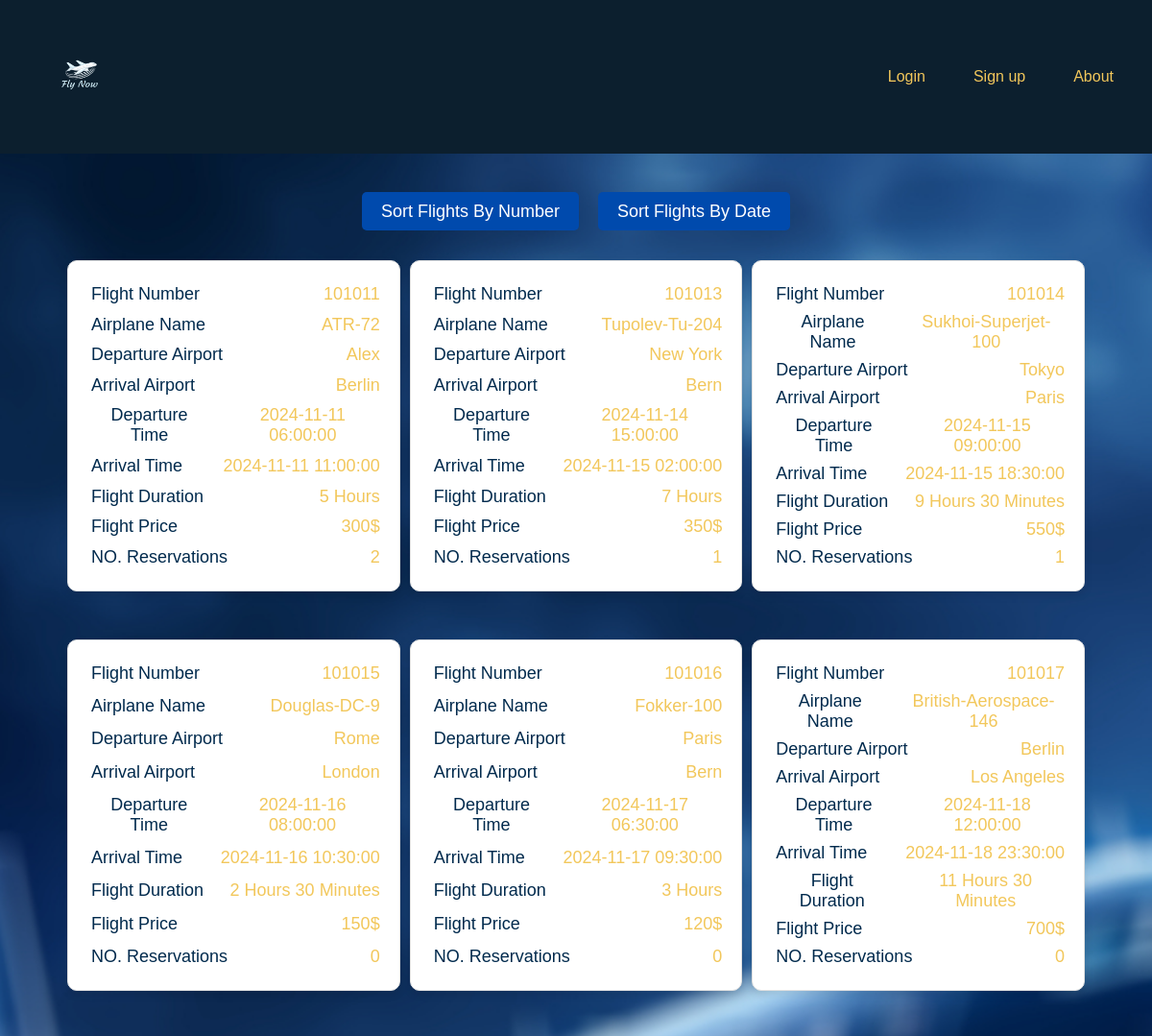
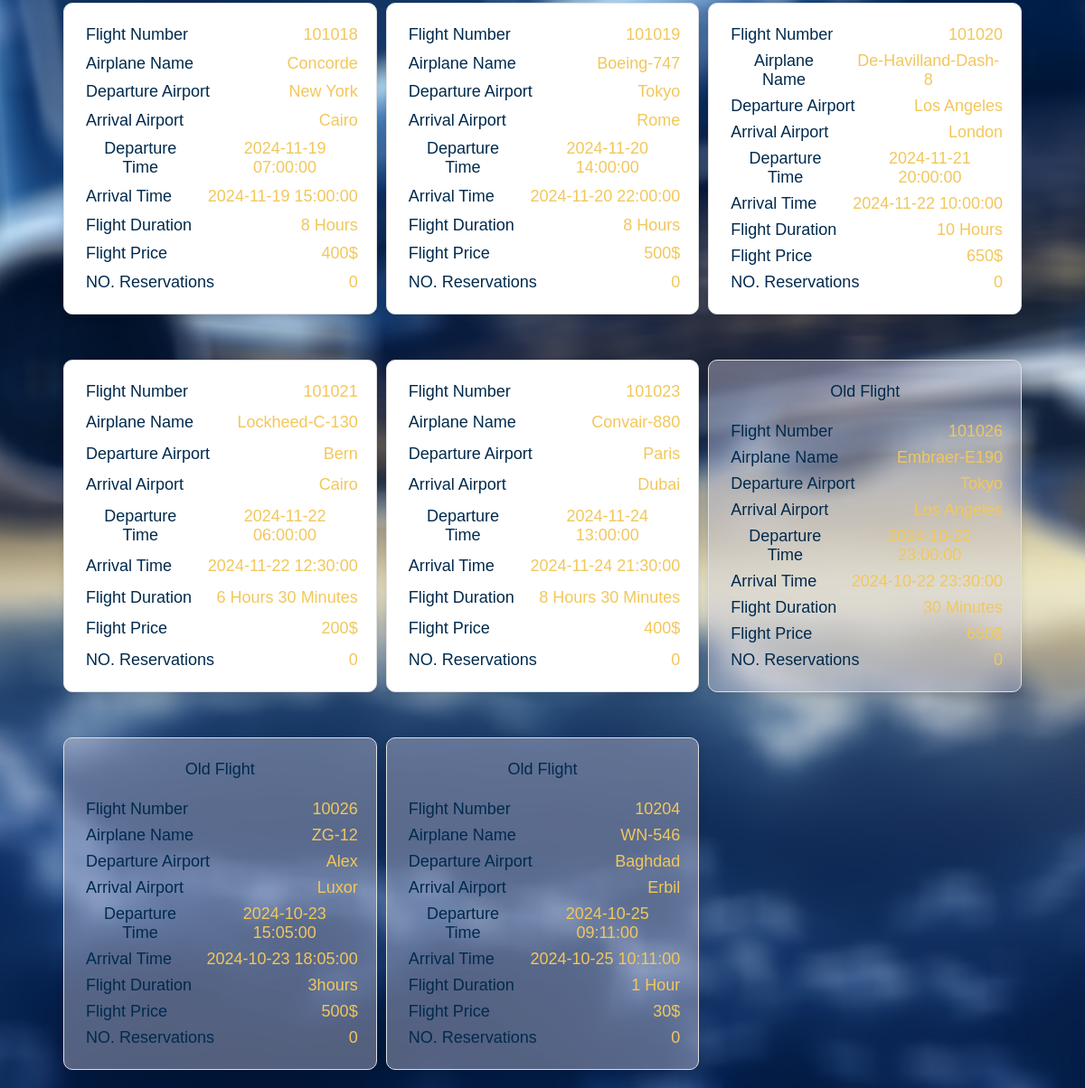
The page / (signed in) on the database its author committed (2 pictures, top to bottom).
### models/flight.py (models this page shows, shortened)
class Flight(db.Model):
    __tablename__ = 'flights'
    id = db.Column(db.Integer, primary_key=True)
    flight_number = db.Column(db.Integer, unique=True)
    airplane_name = db.Column(db.String)
    departure_airport = db.Column(db.String)
    arrival_airport = db.Column(db.String)
    departure_time = db.Column(db.DateTime)
    arrival_time = db.Column(db.DateTime)
    flight_duration = db.Column(db.String)
    flight_capacity = db.Column(db.Integer)
    flight_price = db.Column(db.Integer)
    @property
    def is_old_flight(self):
        return self.departure_time < datetime.now()
    def get_all_flights(user_type, type=None):
        try:
            flights = Flight.query.all()
            if user_type == 1:
                filtered_flights = [flight for flight in flights if not flight.is_old_flight and flight.flight_capacity < 853]
            elif user_type == 2:
                filtered_flights = flights
            else:
                filtered_flights = [flight for flight in flights if not flight.is_old_flight and flight.flight_capacity < 853]
            if type=='1':
                filtered_flights = sorted(filtered_flights, key=lambda flight: flight.flight_number)
            elif type=='2':
                filtered_flights = sorted(filtered_flights, key=lambda flight: flight.departure_time)
            return filtered_flights
        except Exception as e:
            return None

### app.py (the view)
@app.route("/")
def homepage():
    with app.app_context():
        db.create_all()
        if session:
            user_type = session['user_type']
        else:
            user_type = '1'
        all_flights = Flight.get_all_flights(user_type)
        return render_template('home.html', flights=all_flights, search=False)

### templates/Home.html (shortened to what this page needs)
<!DOCTYPE html>
<html lang="en">
  <head>
    <link rel="stylesheet" href="static/styles.css" />
    <link rel="stylesheet" href="static/navbarstyles.css" />
    <link rel="stylesheet" href="https://cdnjs.cloudflare.com/ajax/libs/font-awesome/6.0.0-beta3/css/all.min.css">
  </head>
  <body>
    <div id="nav-bar">
      <img src="static/logo.png" width="120px" alt="fly now" />
      <div>
        <a id="login-tag" class="visible-tag nav-a" href="login">Login</a>
        <a id="signup-tag" class="visible-tag nav-a" href="signup">Sign up</a>
        <a id="about-tag" class=" nav-a" href="about">About</a>
      </div>
    </div>
    <header>
      <h1 id='home-header'>Travel, Discover the world !</h1>
      <form action="/search" method="get">
        <button type="submit" class="search-button">
        </button>
      </form>
    </header>
    <div id='sort-div'>
      <div class="Sort-button">
        <a href="sort?type=1">Sort Flights By Number</a>
      </div>
      <div class="Sort-button">
        <a href="sort?type=2">Sort Flights By Date</a>
      </div>
    </div>
      {% if flights %}
      <div id='content'>
        {% for flight in flights %}
          <div class="flight-card {% if flight.is_old_flight %}old-flight{% endif %}">
            {% if flight.is_old_flight %}
              <div style="align-self:center; padding-bottom: 15px;">
                <p>Old Flight</p>
              </div>
            {% endif %}
            <div class="flight-card-content">
              <p>Flight Number</p>
              <span class="flight-number">{{ flight.flight_number }}</span>
            </div>
            <div class="flight-card-content">
              <p>Airplane Name</p>
              <span>{{ flight.airplane_name }}</span>
            </div>
            <div class="flight-card-content">
              <p>Departure Airport</p>
              <span>{{ flight.departure_airport }}</span>
            </div>
            <div class="flight-card-content">
              <p>Arrival Airport</p>
              <span>{{ flight.arrival_airport }}</span>
            </div>
            <div class="flight-card-content">
              <p>Departure Time</p>
              <span>{{ flight.departure_time }}</span>
            </div>
            <div class="flight-card-content">
              <p>Arrival Time</p>
              <span>{{ flight.arrival_time }}</span>
            </div>
            <div class="flight-card-content">
              <p>Flight Duration</p>
              <span>{{ flight.flight_duration }}</span>
            </div>
            <div class="flight-card-content">
              <p>Flight Price</p>
              <span>{{ flight.flight_price }}$</span>
            </div>
            <div class="flight-card-content">
              <p>NO. Reservations</p>
              <span>{{ flight.flight_capacity }}</span>
            </div>
          </div>
        {% endfor %}
      </div>
      {% endif %}
  </body>
</html>

### static/styles.css (style rules this page uses)
html { height: 100%; }
body { font-family: Arial, Helvetica, sans-serif; padding: 0; margin: 0; overflow-x: hidden; width: 100%; background: url("4.jpg") no-repeat center center fixed; background-size: cover; font-family: sans-serif; height: 100%; }
* { box-sizing: border-box; }
#home-header { text-align: left; margin-left: 30px; }
#content { padding-right: 50px; padding-left: 50px; margin: 20px; display: grid; grid-template-columns: repeat(3, 1fr); gap: 10px; }
p { font-size: 18px; color: #000; }
span { color: #f2c75b; font-size: 18px; text-transform: capitalize; }
.flight-card { background-color: white; border-radius: 10px; box-shadow: 0 4px 8px rgba(0, 0, 0, 0.1); padding: 20px; margin: 20px auto; max-width: 400px; border: 1px solid #e0e0e0; text-align: center; display: flex; flex-direction: column; justify-content: space-between; }
.flight-card.old-flight { background-color: #d0cce066; color: white; }
.flight-card p { color: #002a4d; padding: 2px; margin: 2px; }
h1 { text-align: center; color: white; }
.flight-card .flight-card-content { display: flex; flex-direction: row; justify-content: space-between; align-items: center; gap: 15px; }
.visible-tag { display: inline; }
button { background-color: #fff; color: #002a4d; width: 40px; padding: 7px; display: flex; align-items: center; justify-content: center; border: 0; outline: none; cursor: pointer; }
header { display: flex; flex-direction: row; justify-content: space-between; margin-top: 100px; padding-right: 50px; padding-left: 50px; }
header form { display: flex; flex-direction: row; align-items: center; justify-content: space-between; }
#sort-div { display: flex; justify-content: center; gap: 20px; align-items: center; }
.Sort-button { display: block; text-align: center; margin-top: 30px; }
.Sort-button a { background-color: #004aad; color: white; padding: 10px 20px; text-decoration: none; border-radius: 5px; font-size: 18px; }

### static/navbarstyles.css (style rules this page uses)
#nav-bar { background-color: #0C1F2E; width: 100%; margin: 0; top: 0; left: 0; height: 7%; position: fixed; display: flex; align-items: center; justify-content: space-between; padding-left: 20px; z-index: 10; }
#nav-bar div { display: flex; align-items: center; justify-content: space-between; white-space: nowrap; }
.nav-a { color: #f2c75b; margin-right: 30px; text-decoration: none; padding: 10px; }

### rows shown on the page
Flight: flight_number "101011", airplane_name "ATR-72", departure_airport "Alex", arrival_airport "Berlin", departure_time "2024-11-11 06:00:00", arrival_time "2024-11-11 11:00:00", flight_duration "5 Hours", flight_price "300", flight_capacity "2"
Flight: flight_number "101013", airplane_name "Tupolev-Tu-204", departure_airport "New York", arrival_airport "Bern", departure_time "2024-11-14 15:00:00", arrival_time "2024-11-15 02:00:00", flight_duration "7 Hours", flight_price "350", flight_capacity "1"
Flight: flight_number "101014", airplane_name "Sukhoi-Superjet-100", departure_airport "Tokyo", arrival_airport "Paris", departure_time "2024-11-15 09:00:00", arrival_time "2024-11-15 18:30:00", flight_duration "9 Hours 30 Minutes", flight_price "550", flight_capacity "1"
Flight: flight_number "101015", airplane_name "Douglas-DC-9", departure_airport "Rome", arrival_airport "London", departure_time "2024-11-16 08:00:00", arrival_time "2024-11-16 10:30:00", flight_duration "2 Hours 30 Minutes", flight_price "150", flight_capacity "0"
Flight: flight_number "101016", airplane_name "Fokker-100", departure_airport "Paris", arrival_airport "Bern", departure_time "2024-11-17 06:30:00", arrival_time "2024-11-17 09:30:00", flight_duration "3 Hours", flight_price "120", flight_capacity "0"
Flight: flight_number "101017", airplane_name "British-Aerospace-146", departure_airport "Berlin", arrival_airport "Los Angeles", departure_time "2024-11-18 12:00:00", arrival_time "2024-11-18 23:30:00", flight_duration "11 Hours 30 Minutes", flight_price "700", flight_capacity "0"
Flight: flight_number "101018", airplane_name "Concorde", departure_airport "New York", arrival_airport "Cairo", departure_time "2024-11-19 07:00:00", arrival_time "2024-11-19 15:00:00", flight_duration "8 Hours", flight_price "400", flight_capacity "0"
Flight: flight_number "101019", airplane_name "Boeing-747", departure_airport "Tokyo", arrival_airport "Rome", departure_time "2024-11-20 14:00:00", arrival_time "2024-11-20 22:00:00", flight_duration "8 Hours", flight_price "500", flight_capacity "0"
Flight: flight_number "101020", airplane_name "De-Havilland-Dash-8", departure_airport "Los Angeles", arrival_airport "London", departure_time "2024-11-21 20:00:00", arrival_time "2024-11-22 10:00:00", flight_duration "10 Hours", flight_price "650", flight_capacity "0"
Flight: flight_number "101021", airplane_name "Lockheed-C-130", departure_airport "Bern", arrival_airport "Cairo", departure_time "2024-11-22 06:00:00", arrival_time "2024-11-22 12:30:00", flight_duration "6 Hours 30 Minutes", flight_price "200", flight_capacity "0"
Flight: flight_number "101023", airplane_name "Convair-880", departure_airport "Paris", arrival_airport "Dubai", departure_time "2024-11-24 13:00:00", arrival_time "2024-11-24 21:30:00", flight_duration "8 Hours 30 Minutes", flight_price "400", flight_capacity "0"
Flight: shows "Old Flight", flight_number "101026", airplane_name "Embraer-E190", departure_airport "Tokyo", arrival_time "2024-10-22 23:30:00", flight_price "650", flight_capacity "0"
Flight: shows "Old Flight", flight_number "10026", airplane_name "ZG-12", departure_airport "Alex", arrival_airport "Luxor", departure_time "2024-10-23 15:05:00", arrival_time "2024-10-23 18:05:00", flight_duration "3hours", flight_price "500", flight_capacity "0"
Flight: shows "Old Flight", flight_number "10204", airplane_name "WN-546", departure_airport "Baghdad", arrival_airport "Erbil", departure_time "2024-10-25 09:11:00", arrival_time "2024-10-25 10:11:00", flight_duration "1 Hour", flight_price "30", flight_capacity "0"
